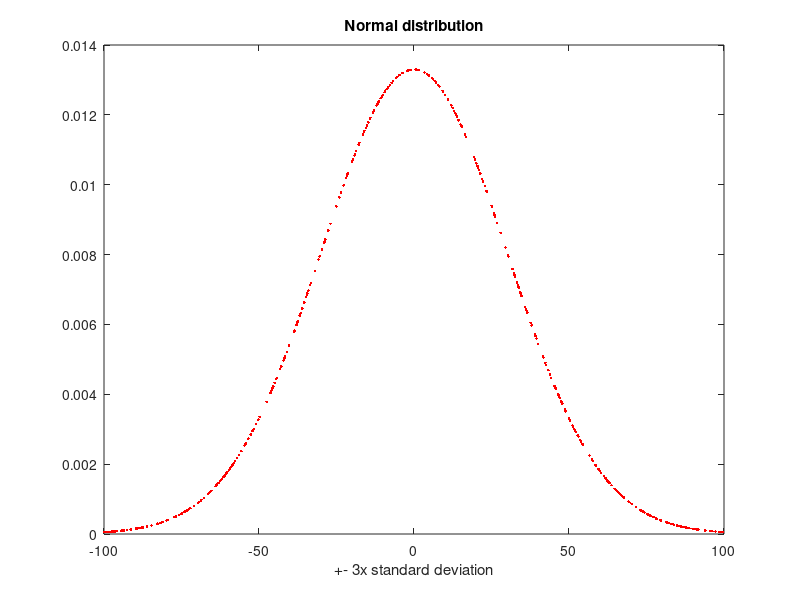

Write the MATLAB code that produced this figure.

a = -100; b = 100;
x = a + (b-a) * rand(1, 500);
mu = (a + b)/2;
s = 30; 


p1 = -.5 * ((x - mu)/s) .^ 2;
p2 = (s * sqrt(2*pi));
f = exp(p1) ./ p2; 

plot(x,f,'.r')
%grid on
title('Normal distribution')
xlabel('+- 3x standard deviation')
%ylabel('Gauss Distribution') 

